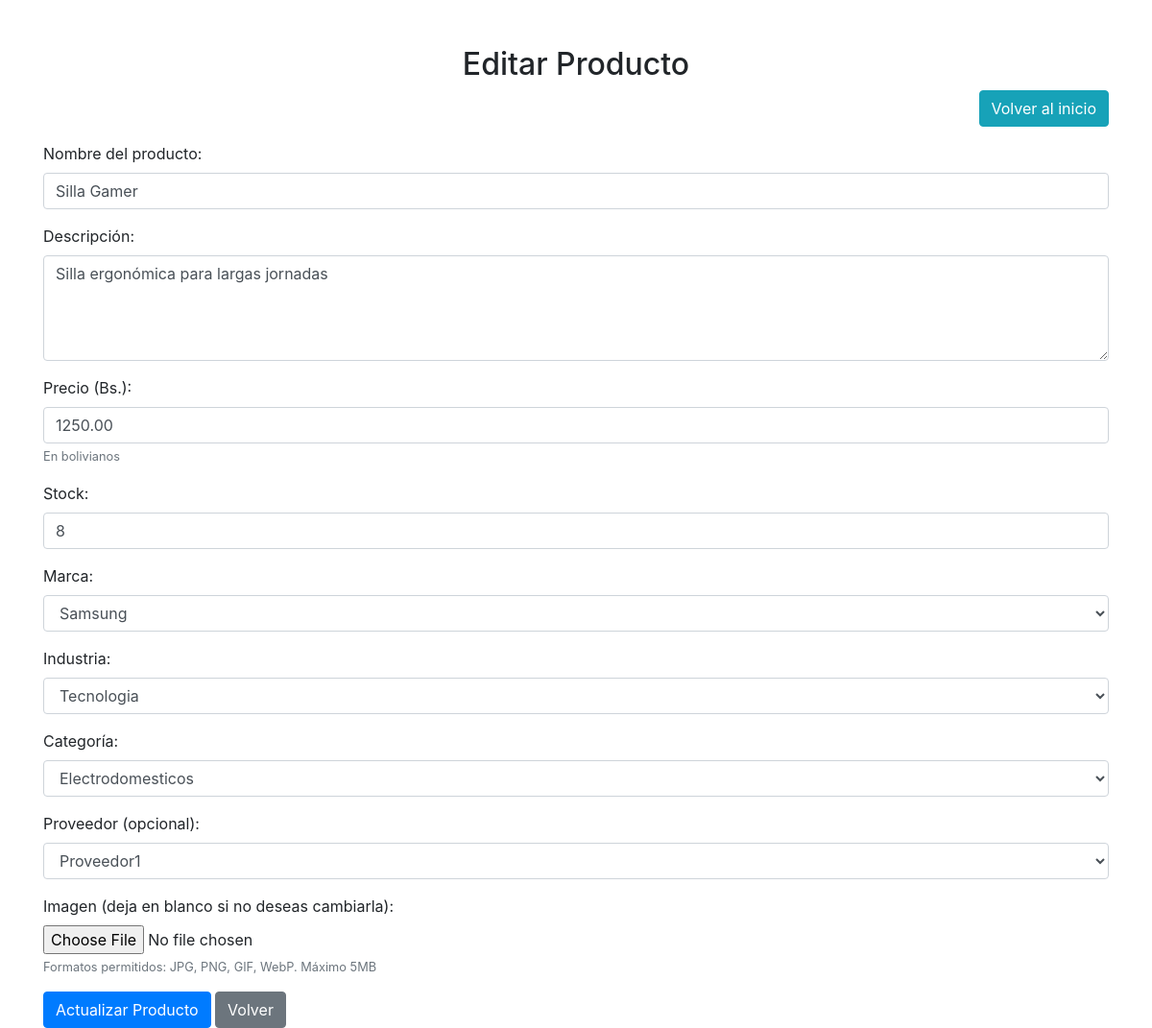
Screenshot of /admin/editar_producto.php?id=8 (signed in) with the database file from the repository.
### tables this page shows
CREATE TABLE productos (
    id_producto INT AUTO_INCREMENT PRIMARY KEY,
    nombre VARCHAR(150) NOT NULL,
    descripcion VARCHAR(300),
    precio DECIMAL(10,2) NOT NULL,
    imagen LONGTEXT,
    estado VARCHAR(20) NOT NULL DEFAULT 'activo',
    stock INT NOT NULL DEFAULT 0,
    id_marca INT NOT NULL,
    id_industria INT NOT NULL,
    id_categoria INT NOT NULL,
    id_proveedor INT,
    FOREIGN KEY (id_marca) REFERENCES Marca(id_marca),
    FOREIGN KEY (id_industria) REFERENCES Industria(id_industria),
    FOREIGN KEY (id_categoria) REFERENCES Categoria(id_categoria),
    FOREIGN KEY (id_proveedor) REFERENCES Proveedor(id_proveedor)
);

CREATE TABLE Marca (
    id_marca INT AUTO_INCREMENT PRIMARY KEY,
    nombre VARCHAR(30) NOT NULL UNIQUE
);

CREATE TABLE Industria (
    id_industria INT AUTO_INCREMENT PRIMARY KEY,
    nombre VARCHAR(30) NOT NULL UNIQUE
);

CREATE TABLE Categoria (
    id_categoria INT AUTO_INCREMENT PRIMARY KEY,
    nombre VARCHAR(30) NOT NULL UNIQUE
);

CREATE TABLE Proveedor (
    id_proveedor INT AUTO_INCREMENT PRIMARY KEY,
    nombre VARCHAR(50) NOT NULL,
    direccion VARCHAR(100),
    telefono VARCHAR(20)
);

### Controlador/ProductoControlador.php (called while the page is built, shortened)
<?php
require_once __DIR__ . '/../Modelo/ProductoModelo.php';
class ProductoControlador
{
    private ProductoModelo $modelo;
    public function __construct(mysqli $conexion)
    {
        $this->modelo = new ProductoModelo($conexion);
    }
    public function obtenerProducto(int $idProducto): ?array
    {
        return $this->modelo->obtenerPorId($idProducto);
    }
}

### Modelo/ProductoModelo.php (called while the page is built, shortened)
<?php
class ProductoModelo
{
    private mysqli $conexion;
    public function __construct(mysqli $conexion)
    {
        $this->conexion = $conexion;
    }
    public function obtenerPorId(int $idProducto): ?array
    {
        $stmt = $this->conexion->prepare('SELECT * FROM productos WHERE id_producto = ? LIMIT 1');
        $stmt->bind_param('i', $idProducto);
        $stmt->execute();
        $resultado = $stmt->get_result();
        $producto = $resultado ? $resultado->fetch_assoc() : null;
        return $producto ?: null;
    }
}

### admin/editar_producto.php (the view, shortened to what this page needs)
<?php
include '../incluir/conexion.php';
require_once '../Controlador/ProductoControlador.php';
$productoControlador = new ProductoControlador($conexion);
if (isset($_GET['id'])) {
    $id_producto = (int)$_GET['id'];
    $producto = $productoControlador->obtenerProducto($id_producto);
} else {
    header("Location: gestion_productos.php");
    exit();
}
$marcas = $conexion->query("SELECT id_marca, nombre FROM Marca ORDER BY nombre")?->fetch_all(MYSQLI_ASSOC) ?? [];
$industrias = $conexion->query("SELECT id_industria, nombre FROM Industria ORDER BY nombre")?->fetch_all(MYSQLI_ASSOC) ?? [];
$categorias = $conexion->query("SELECT id_categoria, nombre FROM Categoria ORDER BY nombre")?->fetch_all(MYSQLI_ASSOC) ?? [];
$proveedores = $conexion->query("SELECT id_proveedor, nombre FROM Proveedor ORDER BY nombre")?->fetch_all(MYSQLI_ASSOC) ?? [];
?>
<!DOCTYPE html>
<html lang="es">
<head>
    <link rel="stylesheet" href="https://stackpath.bootstrapcdn.com/bootstrap/4.5.2/css/bootstrap.min.css">
</head>
<body>
    <div class="container mt-5">
        <h2 class="text-center">Editar Producto</h2>
        <div class="text-right mb-3">
            <a href="../index.php" class="btn btn-info">Volver al inicio</a>
        </div>
        <form action="" method="POST" enctype="multipart/form-data" id="formProducto">
            <div class="form-group">
                <label for="nombre">Nombre del producto:</label>
                <input type="text" class="form-control" id="nombre" name="nombre" value="<?php echo htmlspecialchars($producto['nombre']); ?>" required minlength="3" maxlength="255">
            </div>
            <div class="form-group">
                <label for="descripcion">Descripción:</label>
                <textarea class="form-control" id="descripcion" name="descripcion" required minlength="5" rows="4"><?php echo htmlspecialchars($producto['descripcion']); ?></textarea>
            </div>
            <div class="form-group">
                <label for="precio">Precio (Bs.):</label>
                <input type="number" step="0.01" class="form-control" id="precio" name="precio" value="<?php echo htmlspecialchars($producto['precio']); ?>" placeholder="ej: 1499.99" required min="0.01">
                <small class="form-text text-muted">En bolivianos</small>
            </div>
            <div class="form-group">
                <label for="stock">Stock:</label>
                <input type="number" class="form-control" id="stock" name="stock" value="<?php echo htmlspecialchars($producto['stock']); ?>" required min="0">
            </div>
            <div class="form-group">
                <label for="id_marca">Marca:</label>
                <select class="form-control" id="id_marca" name="id_marca" required>
                    <?php foreach ($marcas as $marca): ?>
                        <option value="<?php echo (int)$marca['id_marca']; ?>" <?php echo ((int)$marca['id_marca'] === (int)$producto['id_marca']) ? 'selected' : ''; ?>>
                            <?php echo htmlspecialchars($marca['nombre']); ?>
                        </option>
                    <?php endforeach; ?>
                </select>
            </div>
            <div class="form-group">
                <label for="id_industria">Industria:</label>
                <select class="form-control" id="id_industria" name="id_industria" required>
                    <?php foreach ($industrias as $industria): ?>
                        <option value="<?php echo (int)$industria['id_industria']; ?>" <?php echo ((int)$industria['id_industria'] === (int)$producto['id_industria']) ? 'selected' : ''; ?>>
                            <?php echo htmlspecialchars($industria['nombre']); ?>
                        </option>
                    <?php endforeach; ?>
                </select>
            </div>
            <div class="form-group">
                <label for="id_categoria">Categoría:</label>
                <select class="form-control" id="id_categoria" name="id_categoria" required>
                    <?php foreach ($categorias as $categoria): ?>
                        <option value="<?php echo (int)$categoria['id_categoria']; ?>" <?php echo ((int)$categoria['id_categoria'] === (int)$producto['id_categoria']) ? 'selected' : ''; ?>>
                            <?php echo htmlspecialchars($categoria['nombre']); ?>
                        </option>
                    <?php endforeach; ?>
                </select>
            </div>
            <div class="form-group">
                <label for="id_proveedor">Proveedor (opcional):</label>
                <select class="form-control" id="id_proveedor" name="id_proveedor">
                    <?php foreach ($proveedores as $proveedor): ?>
                        <option value="<?php echo (int)$proveedor['id_proveedor']; ?>" <?php echo ($producto['id_proveedor'] && (int)$proveedor['id_proveedor'] === (int)$producto['id_proveedor']) ? 'selected' : ''; ?>>
                            <?php echo htmlspecialchars($proveedor['nombre']); ?>
                        </option>
                    <?php endforeach; ?>
                </select>
            </div>
            <div class="form-group">
                <label for="imagen">Imagen (deja en blanco si no deseas cambiarla):</label>
                <input type="file" class="form-control-file" id="imagen" name="imagen" accept="image/*">
                <small class="form-text text-muted">Formatos permitidos: JPG, PNG, GIF, WebP. Máximo 5MB</small>
            </div>
            <button type="submit" class="btn btn-primary">Actualizar Producto</button>
            <a href="gestion_productos.php" class="btn btn-secondary">Volver</a>
        </form>
    </div>
</body>
</html>

### rows the page displays
productos: nombre "Silla Gamer", descripcion "Silla ergonómica para largas jornadas", precio "1250.00", stock "8", id_marca "Samsung", id_industria "Tecnologia", id_categoria "Electrodomesticos", id_proveedor "Proveedor1"
